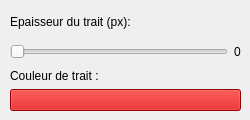
          <widget class="QWidget" name="page_2">
           <widget class="QWidget" name="layoutWidget">
            <property name="geometry">
             <rect>
              <x>10</x>
              <y>10</y>
              <width>231</width>
              <height>101</height>
             </rect>
            </property>
            <layout class="QVBoxLayout" name="verticalLayout_8">
             <item>
              <widget class="QLabel" name="label_4">
               <property name="text">
                <string>Epaisseur du trait (px):</string>
               </property>
              </widget>
             </item>
             <item>
              <layout class="QHBoxLayout" name="horizontalLayout_8">
               <item>
                <widget class="QSlider" name="horizontalSlider_2">
                 <property name="minimum">
                  <number>1</number>
                 </property>
                 <property name="maximum">
                  <number>100</number>
                 </property>
                 <property name="orientation">
                  <enum>Qt::Horizontal</enum>
                 </property>
                </widget>
               </item>
               <item>
                <widget class="QLabel" name="label_11">
                 <property name="text">
                  <string>0</string>
                 </property>
                </widget>
               </item>
              </layout>
             </item>
             <item>
              <layout class="QVBoxLayout" name="verticalLayout_9">
               <item>
                <widget class="QLabel" name="label_5">
                 <property name="text">
                  <string>Couleur de trait :</string>
                 </property>
                </widget>
               </item>
               <item>
                <widget class="QPushButton" name="pushButton_3">
                 <property name="autoFillBackground">
                  <bool>false</bool>
                 </property>
                 <property name="styleSheet">
                  <string notr="true">background-color: rgb(204, 0, 0);</string>
                 </property>
                 <property name="text">
                  <string/>
                 </property>
                </widget>
               </item>
              </layout>
             </item>
            </layout>
           </widget>
          </widget>
